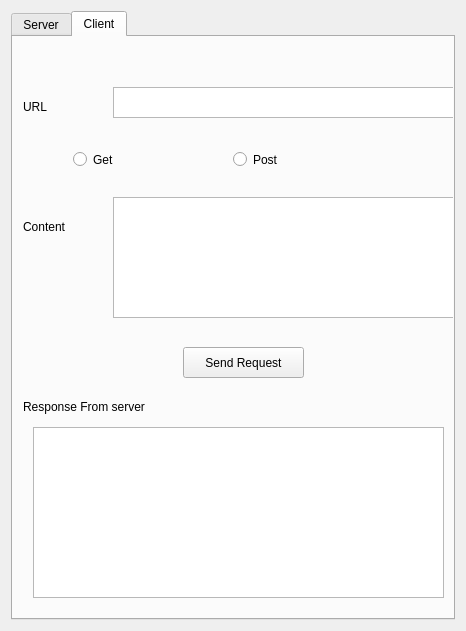
<?xml version="1.0" encoding="UTF-8"?>
<ui version="4.0">
 <class>Form</class>
 <widget class="QWidget" name="Form">
  <property name="geometry">
   <rect>
    <x>0</x>
    <y>0</y>
    <width>466</width>
    <height>631</height>
   </rect>
  </property>
  <property name="windowTitle">
   <string>CoAP tool</string>
  </property>
  <layout class="QHBoxLayout" name="horizontalLayout_2">
   <item>
    <widget class="QTabWidget" name="tabWidget">
     <property name="currentIndex">
      <number>1</number>
     </property>
     <widget class="QWidget" name="tab">
      <attribute name="title">
       <string>Server</string>
      </attribute>
      <widget class="QTextEdit" name="etPort">
       <property name="geometry">
        <rect>
         <x>130</x>
         <y>60</y>
         <width>181</width>
         <height>31</height>
        </rect>
       </property>
      </widget>
      <widget class="QLabel" name="label">
       <property name="geometry">
        <rect>
         <x>10</x>
         <y>60</y>
         <width>65</width>
         <height>31</height>
        </rect>
       </property>
       <property name="text">
        <string>Port</string>
       </property>
      </widget>
      <widget class="QColumnView" name="columnViewPathsAndVal">
       <property name="geometry">
        <rect>
         <x>10</x>
         <y>120</y>
         <width>421</width>
         <height>151</height>
        </rect>
       </property>
      </widget>
      <widget class="QLabel" name="label_2">
       <property name="geometry">
        <rect>
         <x>10</x>
         <y>290</y>
         <width>65</width>
         <height>20</height>
        </rect>
       </property>
       <property name="text">
        <string>Path</string>
       </property>
      </widget>
      <widget class="QLabel" name="label_3">
       <property name="geometry">
        <rect>
         <x>10</x>
         <y>330</y>
         <width>65</width>
         <height>20</height>
        </rect>
       </property>
       <property name="text">
        <string>Response</string>
       </property>
      </widget>
      <widget class="QLabel" name="label_4">
       <property name="geometry">
        <rect>
         <x>10</x>
         <y>20</y>
         <width>65</width>
         <height>20</height>
        </rect>
       </property>
       <property name="text">
        <string>Ip</string>
       </property>
      </widget>
      <widget class="QTextEdit" name="etIp">
       <property name="geometry">
        <rect>
         <x>130</x>
         <y>20</y>
         <width>181</width>
         <height>31</height>
        </rect>
       </property>
      </widget>
      <widget class="QTextEdit" name="etPath">
       <property name="geometry">
        <rect>
         <x>90</x>
         <y>290</y>
         <width>281</width>
         <height>31</height>
        </rect>
       </property>
      </widget>
      <widget class="QTextEdit" name="etResponse">
       <property name="geometry">
        <rect>
         <x>90</x>
         <y>330</y>
         <width>281</width>
         <height>81</height>
        </rect>
       </property>
      </widget>
      <widget class="QPushButton" name="btnAdd">
       <property name="geometry">
        <rect>
         <x>170</x>
         <y>420</y>
         <width>92</width>
         <height>28</height>
        </rect>
       </property>
       <property name="text">
        <string>Add</string>
       </property>
      </widget>
      <widget class="QTextEdit" name="etLogsServer">
       <property name="geometry">
        <rect>
         <x>10</x>
         <y>460</y>
         <width>431</width>
         <height>111</height>
        </rect>
       </property>
      </widget>
      <widget class="QPushButton" name="btnStartStopServer">
       <property name="geometry">
        <rect>
         <x>340</x>
         <y>20</y>
         <width>81</width>
         <height>71</height>
        </rect>
       </property>
       <property name="text">
        <string>Start</string>
       </property>
      </widget>
     </widget>
     <widget class="QWidget" name="tab_2">
      <attribute name="title">
       <string>Client</string>
      </attribute>
      <widget class="QLabel" name="label_5">
       <property name="geometry">
        <rect>
         <x>10</x>
         <y>60</y>
         <width>65</width>
         <height>20</height>
        </rect>
       </property>
       <property name="text">
        <string>URL</string>
       </property>
      </widget>
      <widget class="QTextEdit" name="etUrl">
       <property name="geometry">
        <rect>
         <x>100</x>
         <y>50</y>
         <width>341</width>
         <height>31</height>
        </rect>
       </property>
      </widget>
      <widget class="QRadioButton" name="rbGet">
       <property name="geometry">
        <rect>
         <x>60</x>
         <y>110</y>
         <width>110</width>
         <height>25</height>
        </rect>
       </property>
       <property name="text">
        <string>Get</string>
       </property>
      </widget>
      <widget class="QRadioButton" name="rbPost">
       <property name="geometry">
        <rect>
         <x>220</x>
         <y>110</y>
         <width>110</width>
         <height>25</height>
        </rect>
       </property>
       <property name="text">
        <string>Post</string>
       </property>
      </widget>
      <widget class="QTextEdit" name="etRequestContent">
       <property name="geometry">
        <rect>
         <x>100</x>
         <y>160</y>
         <width>341</width>
         <height>121</height>
        </rect>
       </property>
      </widget>
      <widget class="QLabel" name="label_6">
       <property name="geometry">
        <rect>
         <x>10</x>
         <y>180</y>
         <width>65</width>
         <height>20</height>
        </rect>
       </property>
       <property name="text">
        <string>Content</string>
       </property>
      </widget>
      <widget class="QLabel" name="label_7">
       <property name="geometry">
        <rect>
         <x>10</x>
         <y>360</y>
         <width>241</width>
         <height>20</height>
        </rect>
       </property>
       <property name="text">
        <string>Response From server</string>
       </property>
      </widget>
      <widget class="QTextEdit" name="etLogsClient">
       <property name="geometry">
        <rect>
         <x>20</x>
         <y>390</y>
         <width>411</width>
         <height>171</height>
        </rect>
       </property>
      </widget>
      <widget class="QPushButton" name="btnSendRqquest">
       <property name="geometry">
        <rect>
         <x>170</x>
         <y>310</y>
         <width>121</width>
         <height>31</height>
        </rect>
       </property>
       <property name="text">
        <string>Send Request</string>
       </property>
      </widget>
     </widget>
    </widget>
   </item>
  </layout>
 </widget>
 <resources/>
 <connections/>
</ui>
